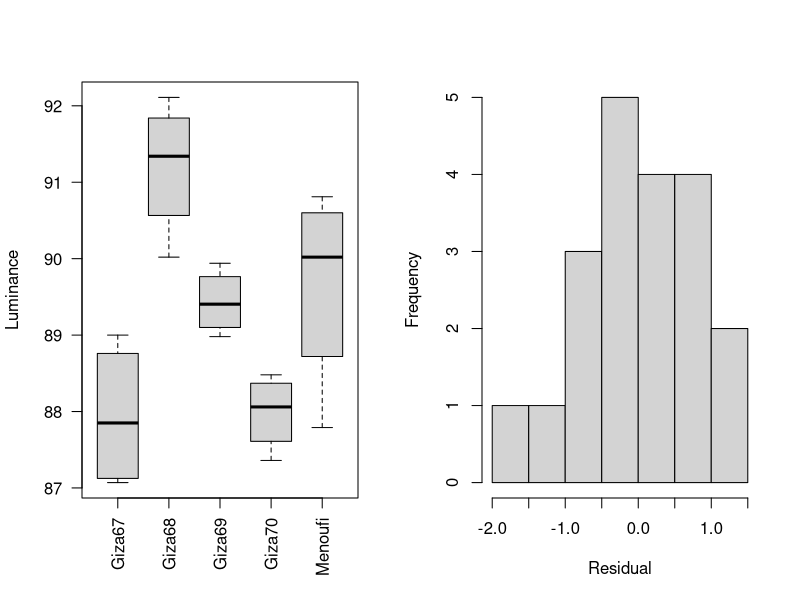
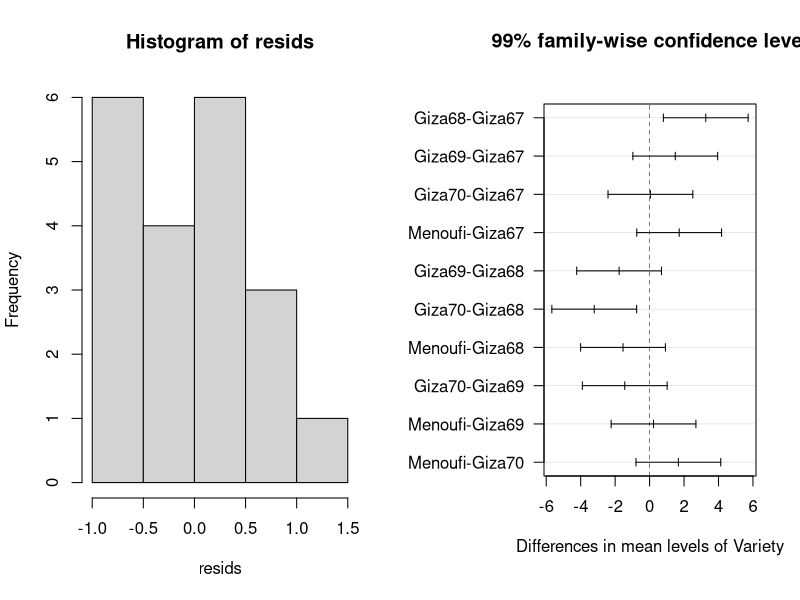
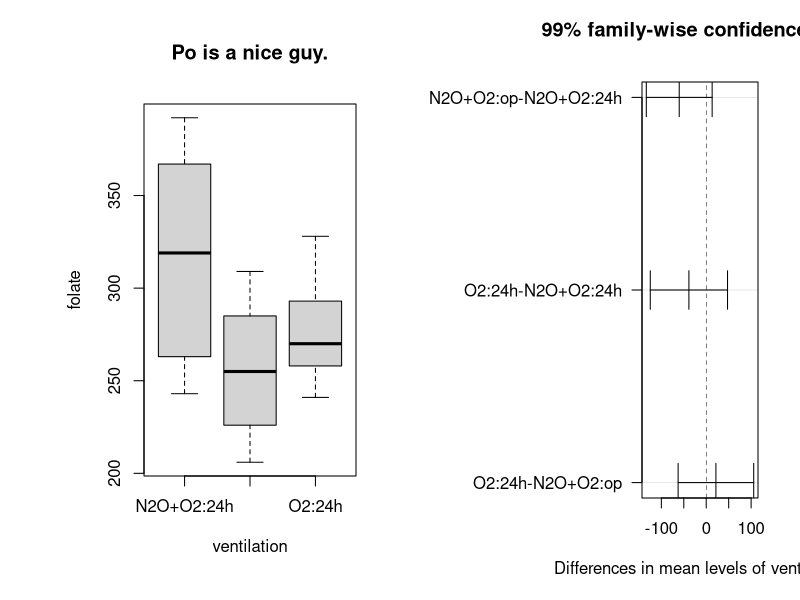

The R source for these figures, in order:
## ---- chunk 1
options(width=80)
knitr::opts_chunk$set(comment=NA, echo = FALSE)
pagebreak <- function() {
  if(knitr::is_latex_output()){return("\\newpage")} else {return('<div style="page-break-before: always;" />')}
}
## ---- chunk 2
#### Part I
ec <- read.csv("egyptianCotton.csv")
head(ec)
## ---- chunk 3
fittedModel <- aov(Luminance ~ Variety, 
                   data = ec
                   )
## ---- chunk 4
par(mfrow=c(1,2)) ## two side-by-side plots
boxplot(Luminance ~ Variety, 
        data = ec,
        xlab="",
        las = 2 ## vertical labels
        )
hist(fittedModel$residuals,
     ylab="Frequency",
     xlab="Residual",
     main=""
     )
normalData <- rnorm(dim(ec)[1])
resids <- aov(normalData~Variety, data=ec)$residuals
hist(resids)
## ---- chunk 5
anova(fittedModel)
tuky <- TukeyHSD(fittedModel, 
                 conf.level = 0.99
                 )
par(mar=c(5,6,4,1)+1.2) ## so that labels don't get cut off
plot(tuky, 
     las=1 ## horizontal labels
     )
## ---- chunk 6
av <- read.csv("AnesthesiaVentilation.csv")
# Or read.csv("http://www.stat.ucdavis.edu/~affarris/AnesthesiaVentilation.csv")
head(av, 10)
## ---- chunk 7
boxplot(folate ~ ventilation, 
        data = av,
        main = "Po is a nice guy."
        )
## ---- chunk 8
fittedModel <- aov(folate ~ ventilation, 
                   data = av
                   )
anova(fittedModel)
## ---- chunk 9
tuky <- TukeyHSD(fittedModel, 
                 conf.level = 0.99
                 )
par(mar=c(5,12,4,2)+0.1)
plot(tuky, 
     las=1 ## horizontal labels
     )
